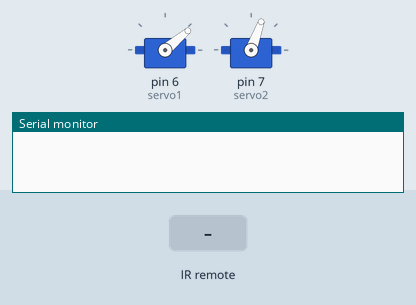
A sketch run on a simulated Arduino Uno, built with avr-gcc and run on an emulated ATmega328P. Shown: 2 × servo, the last lines printed to the serial monitor. Inputs (shaded band) come from the test bench.

Above: at 1.2 s.
1.3 s: infrared code 0x9 received
At 1.8 s:
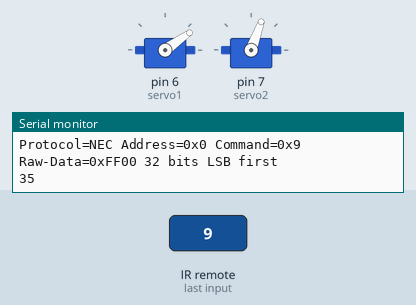
2.8 s: infrared code 0x15 received
At 4.2 s:
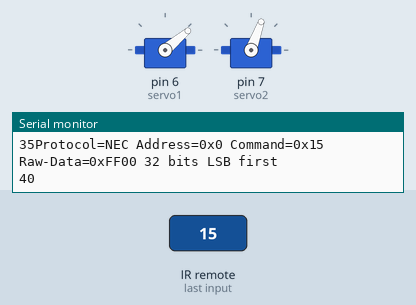
Timing chart, 0 to 5.8 s (numbered marks = the images above; inputs shaded):
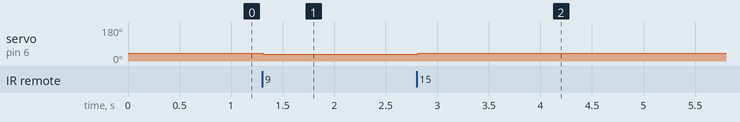

The sketch:

camera_holder.ino
```cpp
#include <IRremote.hpp>
#include <Servo.h>

Servo servo1;
Servo servo2;

int servo1_pos = 40;
int servo2_pos = 70;

void setup() {
  Serial.begin(9600);
  servo1.attach(6); // Bottom
  servo2.attach(7); // Top
  servo1.write(0);
  servo2.write(0);
  servo1.write(servo1_pos);
  servo2.write(servo2_pos);

  IrReceiver.begin(2, ENABLE_LED_FEEDBACK);
  printActiveIRProtocols(&Serial);
}

void loop() {
  if (IrReceiver.decode())
  {
    IrReceiver.printIRResultShort(&Serial);
    IrReceiver.printIRSendUsage(&Serial);
    if (IrReceiver.decodedIRData.protocol == UNKNOWN) {
        Serial.println(F("Received noise or an unknown (or not yet enabled) protocol"));
        // We have an unknown protocol here, print more info
        IrReceiver.printIRResultRawFormatted(&Serial, true);
    }
    Serial.println();
    IrReceiver.resume();

    if (IrReceiver.decodedIRData.command == 0x9) {
        // Rotate right along z axis
        if (servo1_pos > 20)
        {
          servo1_pos -= 5;
        }
        servo1.write(servo1_pos);
        Serial.print(servo1_pos);
        delay(200);
    } else if (IrReceiver.decodedIRData.command == 0x15) {
        // Rotate left along z axis
        if (servo1_pos < 140)
        {
          servo1_pos += 5;
        }
        servo1.write(servo1_pos);
        Serial.print(servo1_pos);
        delay(200);
    } else if (IrReceiver.decodedIRData.command == 0x40) {
      // Rotate down
        if (servo2_pos > 20)
        {
          servo2_pos -= 5;
        }
        servo2.write(servo2_pos);
        Serial.print(servo2_pos);
        delay(200);
    } else if (IrReceiver.decodedIRData.command == 0x43)
    {
      // Rotate up
        if (servo2_pos < 140)
        {
          servo2_pos += 5;
        }
        servo2.write(servo2_pos);
        Serial.print(servo2_pos);
        delay(200);
    }
  }
}
```

Measured:
- after the input at 1.3 s, servo on pin 6 (servo1): 40° → 35° at once
- after the input at 2.8 s, servo on pin 6 (servo1): 35° → 40° at once
